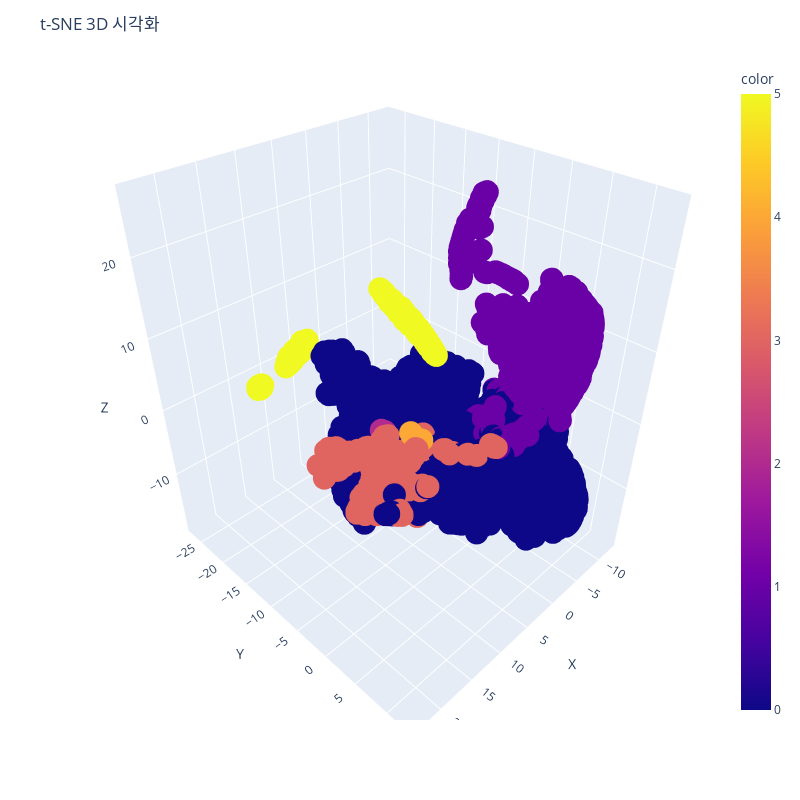

Notebook code for this chart:
### Code cell
# t-SNE를 사용하여 데이터를 3차원으로 축소
tsne = TSNE(n_components=3, random_state=42)
tsne_result = tsne.fit_transform(rfm_scaled)

# 3D 시각화
fig = px.scatter_3d(x=tsne_result[:,0], y=tsne_result[:,1], z=tsne_result[:,2], color=rfm_df['kmeans_clusters'], size_max=2)
fig.update_layout(title='t-SNE 3D 시각화', scene=dict(xaxis=dict(title='X'), yaxis=dict(title='Y'), zaxis=dict(title='Z')), width=800, height=800)
fig.show()

### Figure 1 — Plotly figure (JSON) as saved in the notebook; plotly's stock layout.template omitted (floating-point values rounded to 4 significant figures; data arrays with more than 128 entries replaced by an {"elided": "..."} marker saying what was removed)
{"data": [{"hovertemplate": "x=%{x}<br>y=%{y}<br>z=%{z}<br>color=%{marker.color}<extra></extra>", "legendgroup": "", "marker": {"color": {"elided": "4383 int values"}, "coloraxis": "coloraxis", "symbol": "circle"}, "mode": "markers", "name": "", "scene": "scene", "showlegend": false, "type": "scatter3d", "x": {"elided": "4383 float values"}, "y": {"elided": "4383 float values"}, "z": {"elided": "4383 float values"}}], "layout": {"coloraxis": {"colorbar": {"title": {"text": "color"}}, "colorscale": [[0, "#0d0887"], [0.1111, "#46039f"], [0.2222, "#7201a8"], [0.3333, "#9c179e"], [0.4444, "#bd3786"], [0.5556, "#d8576b"], [0.6667, "#ed7953"], [0.7778, "#fb9f3a"], [0.8889, "#fdca26"], [1, "#f0f921"]]}, "height": 800, "legend": {"tracegroupgap": 0}, "margin": {"t": 60}, "scene": {"domain": {"x": [0, 1], "y": [0, 1]}, "xaxis": {"title": {"text": "X"}}, "yaxis": {"title": {"text": "Y"}}, "zaxis": {"title": {"text": "Z"}}}, "title": {"text": "t-SNE 3D 시각화"}, "width": 800}}
